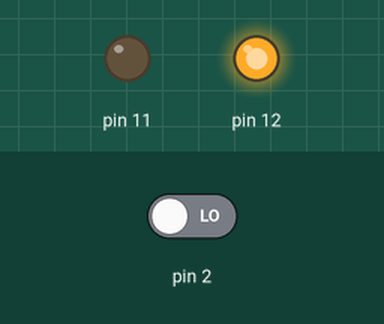
This sketch was run on a simulated Arduino Uno, built with avr-gcc and run on an emulated ATmega328P. Parts: output pins drawn as LEDs (lit = HIGH). Inputs (shaded band) come from the test bench; at power-on: pin 2 LOW.

Above: at 0.06 s.
1.3 s: pin 2 driven HIGH
At 2.2 s:
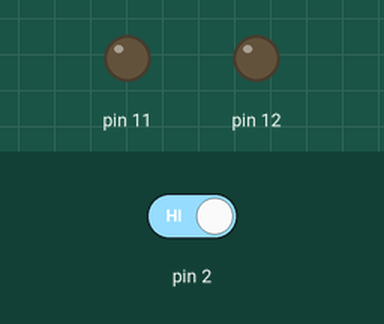
At 2.55 s:
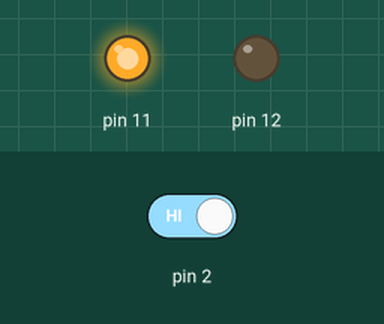
Timing chart, 0 to 10.3 s (numbered marks = the images above; inputs shaded):
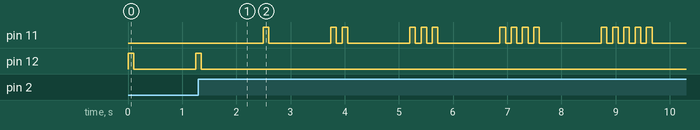

Measured:
- after the input at 1.3 s, pin 11: LOW → HIGH after 1.2 s, → LOW 0.10 s later, → HIGH 1.1 s later, → LOW 0.10 s later, … (30 changes in this stretch); pin 12: goes on until 1.4 s, then stays LOW

The sketch:

debouncing_button.ino
```cpp
/*
 * w6s2p1.c
 *
 * Created: 2/2/2018 6:01:01 AM
 * Author : dcstanc
 */

#include <avr/io.h>
#include <avr/interrupt.h>
#include <util/delay.h>

#define LED_DELAY 100

// The turn variable decides whose turn it is to go now.
static volatile int turn=0;

// The _timerTicks variable maintains a count of how many 100us ticks have passed by.
static unsigned long _timerTicks = 0;

// Our last time and current time variables
static unsigned long _lastTime = 0;
static unsigned long _currentTime = 0;


// The THRESHOLD value for debouncing
#define THRESHOLD   50  // We are using 100us ticks so this is equivalent to 5 ms.

// Our INT0 ISR just flips the turn variable
ISR(INT0_vect)
{
  _currentTime = _timerTicks;
  if (_currentTime - _lastTime > THRESHOLD){
    turn = 1-turn;
    _lastTime = _currentTime;
  }
}

// Uncomment and properly declare the ISR below for timer 2

ISR(TIMER2_COMPA_vect)
{
  _timerTicks++;
}


// Flash the green LED
void flashGreen()
{
  int count=1;
  int i;

  while(turn==0)
  {
    for(i=0; i<count && turn==0; i++)
    {
      // Switch green LED at pin 12 on. Pin 12 is PB4
      PORTB |= 0b00010000;

      // Delay 250ms
      _delay_ms(LED_DELAY);

      PORTB &= 0b11101111;
      _delay_ms(LED_DELAY);
    }

    _delay_ms(1000);
    count++;
  }
}

void flashRed()
{
  int count=1;
  int i;

  while(turn==1)
  {
    for(i=0; i<count && turn==1; i++)
    {
      // Switch green LED at pin 12 on. Pin 12 is PB4
      PORTB |= 0b00001000;

      // Delay 250ms
      _delay_ms(LED_DELAY);

      PORTB &= 0b11110111;
      _delay_ms(LED_DELAY);
    }

    _delay_ms(1000);
    count++;
  }
}

// Timer set up function.
void setupTimer()
{
  cli();
  TCCR2A = 0b00000010;
  TCCR2B=0;

  TIMSK2 = 0b00000010;
  TCNT2 = 0;
  OCR2A = 200;
  sei();
}

// Timer start function
void startTimer()
{
  TCCR2B=0b00000010;
}

void setup()
{

  // Disable interrupts while setting up
  cli();

  // Set up EICRA
  // For falling edge on INT0, Bits 1 and 0 should be 10
  EICRA |= 0b00000011;

  // Set pins 11 and 12 to output. Pin 11 is PB3, pin 12 is PB4
  DDRB |= 0b00011000;

  // Set up the timer
  setupTimer();

  // Enable INT0
  EIMSK |= 0b00000001;

  // Start the timer
  startTimer();

  // Enable interrupts
  sei();
}

void loop()
{
    if(turn==0)
      flashGreen();
    else
      flashRed();
}
```
